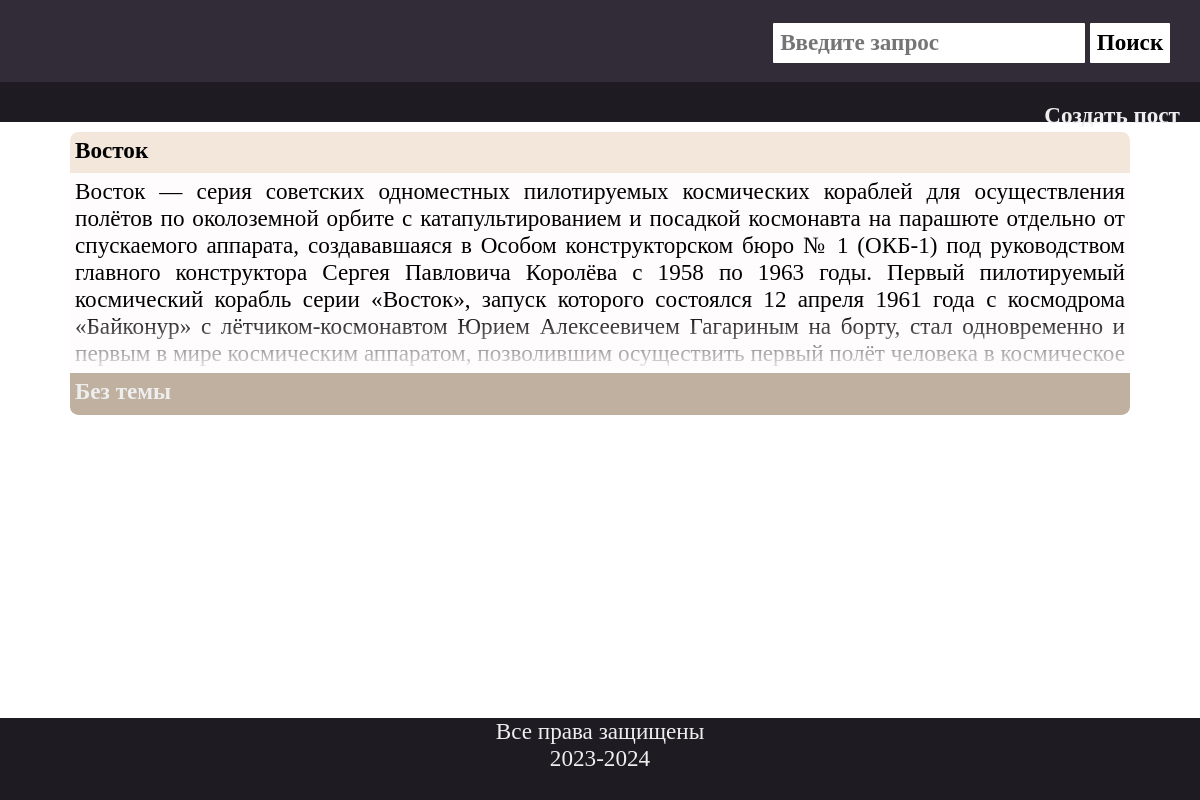
/site/public/index.php, run on the app's committed database.
### tables this page shows
CREATE TABLE IF NOT EXISTS test_posts (
id INT(11) NOT NULL AUTO_INCREMENT,
userId INT(11) NOT NULL,
theme VARCHAR(32) NOT NULL,
name VARCHAR(32) NOT NULL,
text LONGTEXT NOT NULL,
PRIMARY KEY(id)
);

### site/public/scripts/all_stuff.php (called while the page is built, shortened)
<?php
require_once 'controller/postController.php';
$postList = new PostList();
$postView = new PostView($postList);
$postController = new PostController($postList, $postView);

### site/public/scripts/controller/postController.php (called while the page is built, shortened)
<?php
require_once 'scripts/model/post.php';
require_once 'scripts/model/postList.php';
class PostController
{
    private $postList;
    public function __construct(PostList $postList, PostView $postView)
    {
        $this->postList = $postList;
    }
    public function getPosts(): array
    {
        return $this->postList->getPosts();
    }
    public function postRender($post)
    {
        return $this->postList->postRender($post);
    }
}

### site/public/scripts/model/post.php (called while the page is built, shortened)
<?php
class Post
{
    private int $id;
    private string $theme;
    private string $name;
    private string $text;
    public function __construct(int $id, int $userId, string $theme, string $name, string $text)
    {
        $this->id = $id;
        $this->theme = $theme;
        $this->name = $name;
        $this->text = $text;
    }
    public function getId(): int
    {
        return $this->id;
    }
    public function getTheme(): string
    {
        return $this->theme;
    }
    public function getName(): string
    {
        return $this->name;
    }
    public function getText(): string
    {
        return $this->text;
    }
}

### site/public/scripts/model/postList.php (the view, shortened to what this page needs)
<?php
require_once 'scripts/model/post.php';
class PostList
{
    private PDO $pdo;
    public function __construct()
    {
        $dsn = "mysql:host=" . DB_HOST . ";dbname=" . DB_NAME;
        $options = [PDO::ATTR_ERRMODE => PDO::ERRMODE_EXCEPTION];
        try {
            $this->pdo = new PDO($dsn, DB_USER, DB_PASS, $options);
        } catch (PDOException $e) {
            die("Error: " . $e->getMessage());
        }
    }
    public function getPosts(): array
    {
        $stmt = $this->pdo->prepare(
            "SELECT * FROM test_posts"
        );
        $stmt->execute();
        $rows = $stmt->fetchAll(PDO::FETCH_ASSOC);
        $posts = [];
        foreach ($rows as $row)
        {
            $posts[] = new Post(
                $row['id'],
                $row['userId'],
                $row['theme'],
                $row['name'],
                $row['text']
            );
        }
        return $posts;
    }
    public function postRender($post)
    {
        echo '<a href="postPage.php?post-id=' . $post->getId() . '"class="post">';
            echo '<div class="post_name">';
            echo $post->getName();
            echo '</div>';
            echo '<div class="post_content-position">';
            echo '<div class="post_content-color">';
            echo '<div class="post_content">';
            echo $post->getText();
            echo '</div>';
            echo '</div>';
            echo '</div>';
            echo '<div class="post_theme">';
            echo $post->getTheme();
            echo '</div>';
        echo '</a>';
    }
}

### site/public/index.php (shortened to what this page needs)
<!DOCTYPE html>
<html lang="ru" xmlns="http://www.w3.org/1999/html">
<head>
</head>
<body>
    <div class="wrapper">
    <? require_once 'includes/header.php' ?>
        <div class="content">
            <? require_once 'includes/content-menu.php' ?>
            <div class="posts">
            <?
            foreach ($postController->getPosts() as $post) {
                $postController->postRender($post);
            }
            ?>
            </div>
        </div>
    <? require_once 'includes/footer.php' ?>
    </div>
</body>
</html>

### site/public/includes/header.php (shortened to what this page needs)
<header>
        <nav class="header-menu">
        <?
        require_once 'scripts/all_stuff.php';
                ?>
            <form method="GET" class="search">
                <input type="text" name="text" class="button" placeholder="Введите запрос">
                <input type="submit" name="submit" class="button" id="search_button" value="Поиск">
            </form>
        </nav>
</header>

### site/public/includes/content-menu.php (shortened to what this page needs)
<div class="content-menu">
    <a href="post_creator.php" class="content-menuButton" id="createPostButton">
        Создать пост
    </a>
</div>

### site/public/includes/footer.php
<footer>
    <nav class="footer-menu">Все права защищены<br>2023-2024
    </nav>
</footer>

### site/public/css/style.css (style rules this page uses)
*, *::before, *::after { margin: 0; padding: 0; box-sizing: border-box; }
html, body, .wrapper { height: 100%; background-color: #ffffff; font-family: "Microsoft YaHei"; }
header { background: #312c38; }
footer { background: #1e1b23; color: #EEEEEE; }
.header-menu { width: 95%; height: 100%; }
.button { background: #ffffff; border: inherit; text-decoration: none; color: #000000; font-family: inherit; font-weight: bold; transition: all 250ms ease; }
.search { margin-left: auto; margin-right: 0; }
.post { text-decoration: none; color: #000000; text-align: justify; word-break: keep-all; transition: all 250ms ease; }
.post_name { background: #f3e7dc; font-weight: bold; }
.post_content-position { height: 100%; }
.post_content-color { background-color: #fffcfe; }
.post_content { background-clip: content-box; background-image: linear-gradient(to bottom, #000000, #000000 70%, #fffcfe); -webkit-background-clip: text; -webkit-text-fill-color: transparent; overflow: hidden; text-overflow: clip; }
.post_theme { color: #EEEEEE; background: #BFB0A0; font-weight: bold; }
.content-menu { background: #1e1b23; margin: auto; display: flex; position: relative; }
.content-menuButton { font-family: inherit; font-weight: bold; text-decoration: none; color: #EEEEEE; }
#createPostButton { position: absolute; right: 0; }

### site/public/css/style-Min951.css (style rules this page uses)
@media only screen and (min-width : 951px) { header { height: 90px; margin-bottom: -90px; } }
@media only screen and (min-width : 951px) { .content { min-height: 100%; padding-top: 90px; padding-bottom: 60px; } }
@media only screen and (min-width : 951px) { footer { height: 60px; margin-top: -60px; } }
@media only screen and (min-width : 951px) { .footer-menu { text-align: center; font-size: 13px; } }
@media only screen and (min-width : 951px) { .header-menu { margin: auto; display: flex; position: relative; } }
@media only screen and (min-width : 951px) { .button { border-radius: 1px; font-size: 30px; margin-top: 20px; margin-bottom: 20px; padding-left: 10px; padding-right: 10px; padding-top: 5px; padding-bottom: 5px; } }
@media only screen and (min-width : 951px) { #search_button { margin-left: 20px; } }
@media only screen and (min-width : 951px) { .posts { margin: auto; width: 90%; display: flex; flex-wrap: wrap; } }
@media only screen and (min-width : 951px) { .post { font-size: 25px; width: 30%; margin: 10px; } }
@media only screen and (min-width : 951px) { .post_name { margin-bottom: -40px; height: 40px; border: 5px solid inherit; border-top-left-radius: 15px; border-top-right-radius: 15px; padding: 5px; } }
@media only screen and (min-width : 951px) { .post_content-position { padding-top: 40px; padding-bottom: 40px; } }
@media only screen and (min-width : 951px) { .post_content { height: 300px; padding: 5px; } }
@media only screen and (min-width : 951px) { .post_theme { margin-top: -40px; height: 40px; border: 5px solid inherit; border-bottom-left-radius: 15px; border-bottom-right-radius: 15px; padding: 5px; } }
@media only screen and (min-width : 951px) { .content-menuButton { font-size: 20px; margin: 20px; } }

### data on the page
test_posts: name "Восток", text "Восток — серия советских одноместных пилотируемых космических кораблей для осуществления полётов по околоземной орбите с катапультированием и посадкой космонавта на парашюте отдельно от спускаемого аппарата, создававшаяся в Особом конструкторском бюро № 1 (ОКБ-1) под руководством главного конструктора Сергея Павловича Королёва с 1958 по 1963 годы. Первый пилотируемый космический корабль серии «Восток», запуск которого состоялся 12 апреля 1961 года с космодрома «Байконур» с лётчиком-космонавтом Юрием Алексеевичем Гагариным на борту, стал одновременно и первым в мире космическим аппаратом, позволившим осуществить первый полёт человека в космическое…", theme "Без темы"
